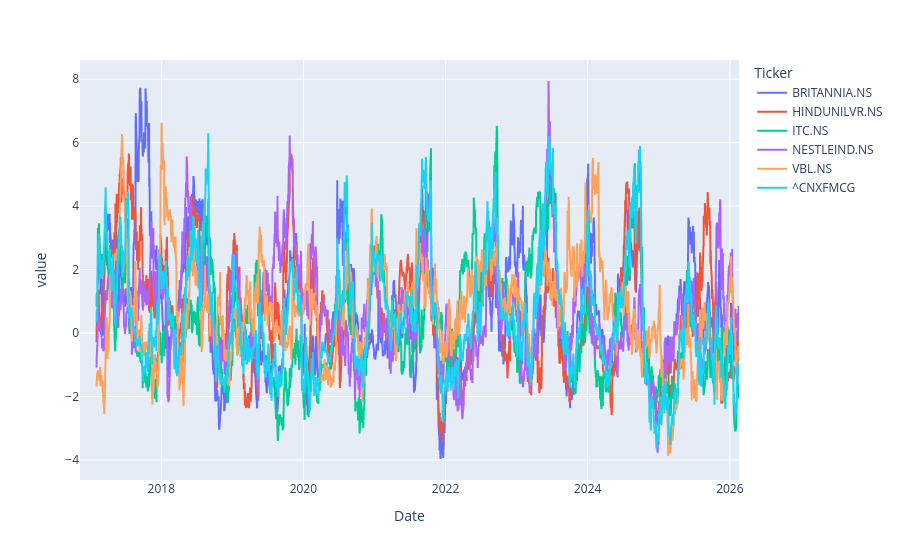

Here is the notebook cell this chart was saved with:
### Markdown cell above
# Sortino Ratio

### Code cell
# Here I'm taking a downside risk which is less than 0 on any given day

Sortino_volatility = log_returns[log_returns<0].rolling(window=Trading_Days, min_periods=10).std() * np.sqrt(Trading_Days)

Sortino_Ratio = (log_returns.rolling(window = Trading_Days).mean() - Rf) * Trading_Days/Sortino_volatility

Sortino_Ratio.plot()

### Figure 1 — Plotly figure (JSON) as saved in the notebook; plotly's stock layout.template omitted (floating-point values rounded to 4 significant figures; data arrays with more than 128 entries replaced by an {"elided": "..."} marker saying what was removed)
{"data": [{"hovertemplate": "Ticker=BRITANNIA.NS<br>Date=%{x}<br>value=%{y}<extra></extra>", "legendgroup": "BRITANNIA.NS", "line": {"color": "#636efa", "dash": "solid"}, "marker": {"symbol": "circle"}, "mode": "lines", "name": "BRITANNIA.NS", "showlegend": true, "type": "scattergl", "x": {"elided": "2254 str values"}, "xaxis": "x", "y": {"elided": "2254 float values"}, "yaxis": "y"}, {"hovertemplate": "Ticker=HINDUNILVR.NS<br>Date=%{x}<br>value=%{y}<extra></extra>", "legendgroup": "HINDUNILVR.NS", "line": {"color": "#EF553B", "dash": "solid"}, "marker": {"symbol": "circle"}, "mode": "lines", "name": "HINDUNILVR.NS", "showlegend": true, "type": "scattergl", "x": {"elided": "2254 str values"}, "xaxis": "x", "y": {"elided": "2254 float values"}, "yaxis": "y"}, {"hovertemplate": "Ticker=ITC.NS<br>Date=%{x}<br>value=%{y}<extra></extra>", "legendgroup": "ITC.NS", "line": {"color": "#00cc96", "dash": "solid"}, "marker": {"symbol": "circle"}, "mode": "lines", "name": "ITC.NS", "showlegend": true, "type": "scattergl", "x": {"elided": "2254 str values"}, "xaxis": "x", "y": {"elided": "2254 float values"}, "yaxis": "y"}, {"hovertemplate": "Ticker=NESTLEIND.NS<br>Date=%{x}<br>value=%{y}<extra></extra>", "legendgroup": "NESTLEIND.NS", "line": {"color": "#ab63fa", "dash": "solid"}, "marker": {"symbol": "circle"}, "mode": "lines", "name": "NESTLEIND.NS", "showlegend": true, "type": "scattergl", "x": {"elided": "2254 str values"}, "xaxis": "x", "y": {"elided": "2254 float values"}, "yaxis": "y"}, {"hovertemplate": "Ticker=VBL.NS<br>Date=%{x}<br>value=%{y}<extra></extra>", "legendgroup": "VBL.NS", "line": {"color": "#FFA15A", "dash": "solid"}, "marker": {"symbol": "circle"}, "mode": "lines", "name": "VBL.NS", "showlegend": true, "type": "scattergl", "x": {"elided": "2254 str values"}, "xaxis": "x", "y": {"elided": "2254 float values"}, "yaxis": "y"}, {"hovertemplate": "Ticker=^CNXFMCG<br>Date=%{x}<br>value=%{y}<extra></extra>", "legendgroup": "^CNXFMCG", "line": {"color": "#19d3f3", "dash": "solid"}, "marker": {"symbol": "circle"}, "mode": "lines", "name": "^CNXFMCG", "showlegend": true, "type": "scattergl", "x": {"elided": "2254 str values"}, "xaxis": "x", "y": {"elided": "2254 float values"}, "yaxis": "y"}], "layout": {"autosize": true, "legend": {"title": {"text": "Ticker"}, "tracegroupgap": 0}, "margin": {"t": 60}, "xaxis": {"anchor": "y", "autorange": true, "domain": [0, 1], "range": ["2016-11-09", "2026-02-17"], "title": {"text": "Date"}, "type": "date"}, "yaxis": {"anchor": "x", "autorange": true, "domain": [0, 1], "range": [-4.629, 8.604], "title": {"text": "value"}, "type": "linear"}}}
